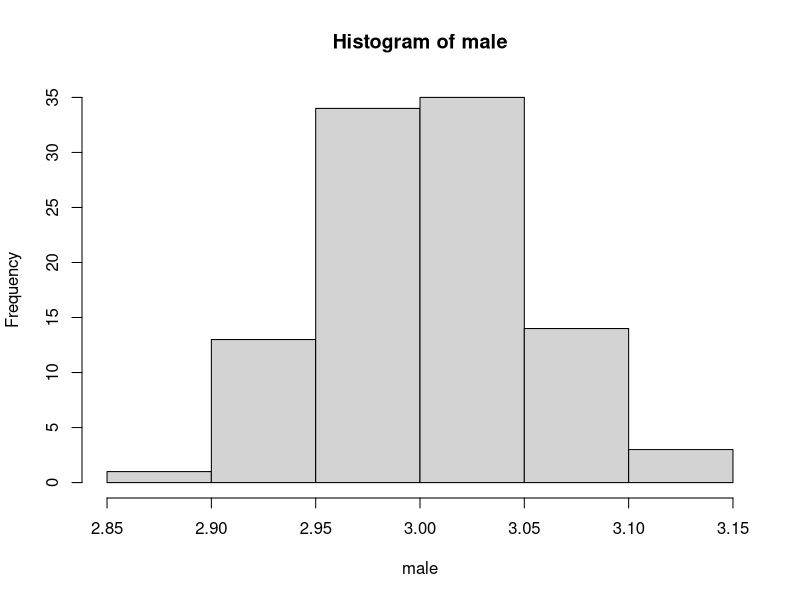
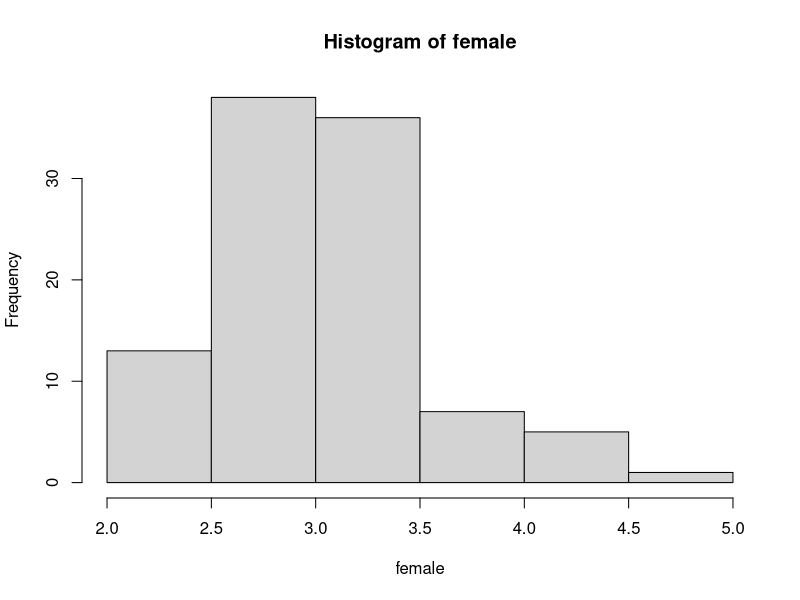

Here is the R script that generated these plots, in order: (Note: this script raises an error after producing the figures.)
library(dplyr)
set.seed(123)  #I don't understand 
male <- rnorm(100,3, .05) #rnorm creates a random set of numbers that fit within a normal distrubution OR bell curve
#rnorn( num of values, mean, st. dev)
hist(male)
female <- rnorm(100,3.1,.5)
hist(female)

df <- data.frame(male,female) ##data.frame creates a new data from from existing vectors. 
                                #
df <- df %>%    #in order to overwrite original data frame, resave it as itself
  pivot_longer(c("male", "female"), names_to = "sex", values_to = "GPA") 

?t.test  ## determines if the results are statistically significant
#t.test(numeric vector, another numeric vector(optional))
t.test(male, female)
# the smaller the p-value means how likely that your results are not a freak accident. 
#the lower the p value, the more likely that it is close to the actual TRUTH
#p value of .05 is 5% chance that we are seeing a pattern that doesn't exist. 
#p value is the chance that we are seeing a tiger that isn't there
?glm

mod <- glm(formula = GPA ~ sex + major,   #gpa ~ sex = is gpa a function of sex? will sex or major have some influence/predicting power on gpa?
    data = df)%>%
summary(mod)
#what does GLM - generalized linear model - tell us?
#deviance residual = it made another histogram that showed each values deviation from the mean
#this tells us the spread of our data
#intercept - is the average GPA of everyone regardless of sex


mod.aov <- aov(formula = GPA ~ sex + major,   #gpa ~ sex = is gpa a function of sex? will sex or major have some influence/predicting power on gpa?
               data = df)
  summary(mod.aov)
  df$major <- c(rep("science",100), rep("art",100))

df %>%
  group_by(sex)%>%
  summarize(meanGPA = mean(GPA))%>%
  ggplot(aes(x = sex, y =meanGPA)) +
  geom_bar(stat = "identity")
## these plots don't show that our data is statistically significant, so now we actually need to do stats


#What if i want to figure out how much predicting power a variable(sex) has on our result(GPA)?
#r^2 value and AIC value (smaller is better)


iris <- iris

  glm(data = iris, formula = Sepal.Length ~ Sepal.Width + Petal.Length + Petal.Width + Species)%>%
    summary()
